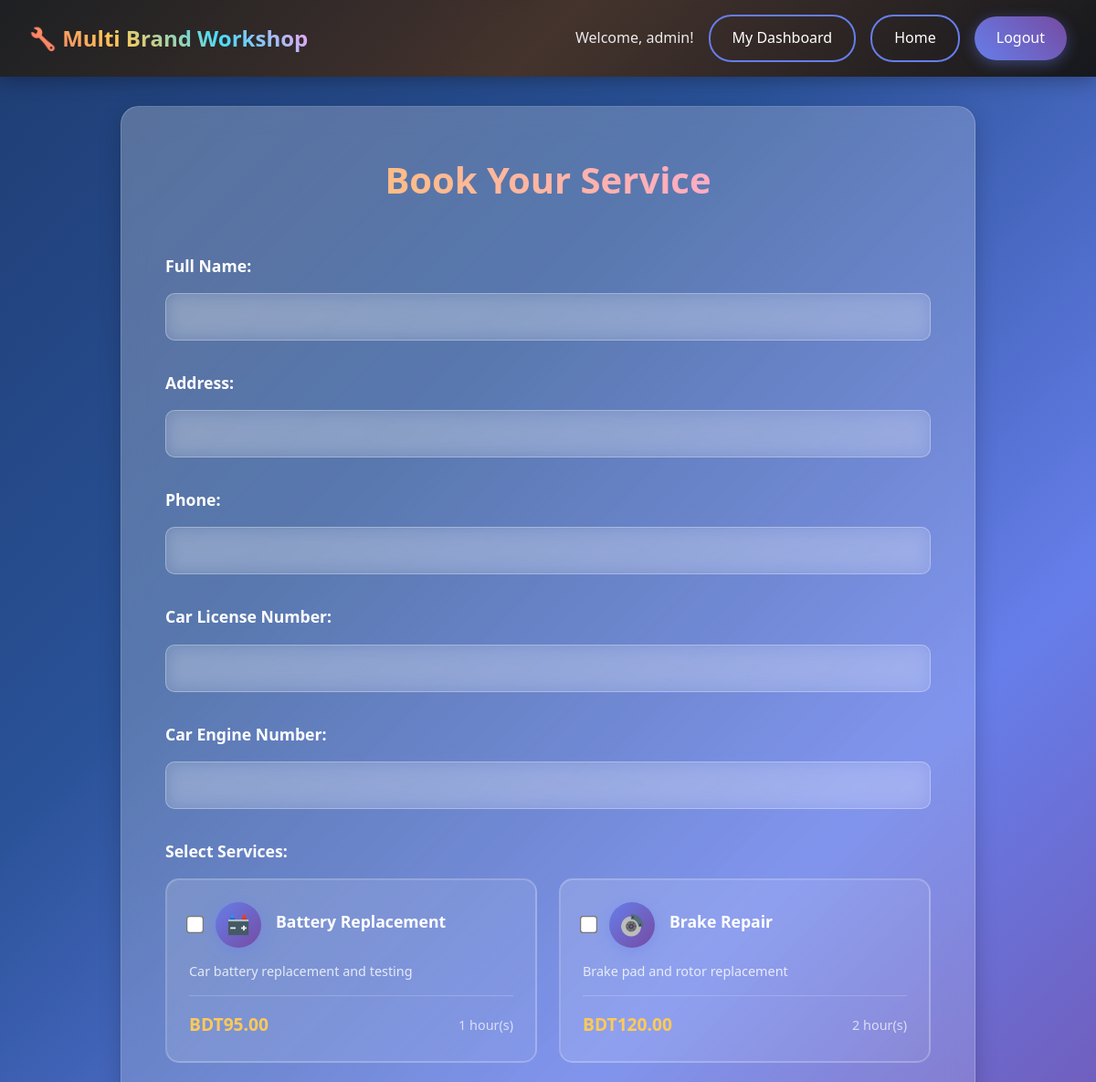
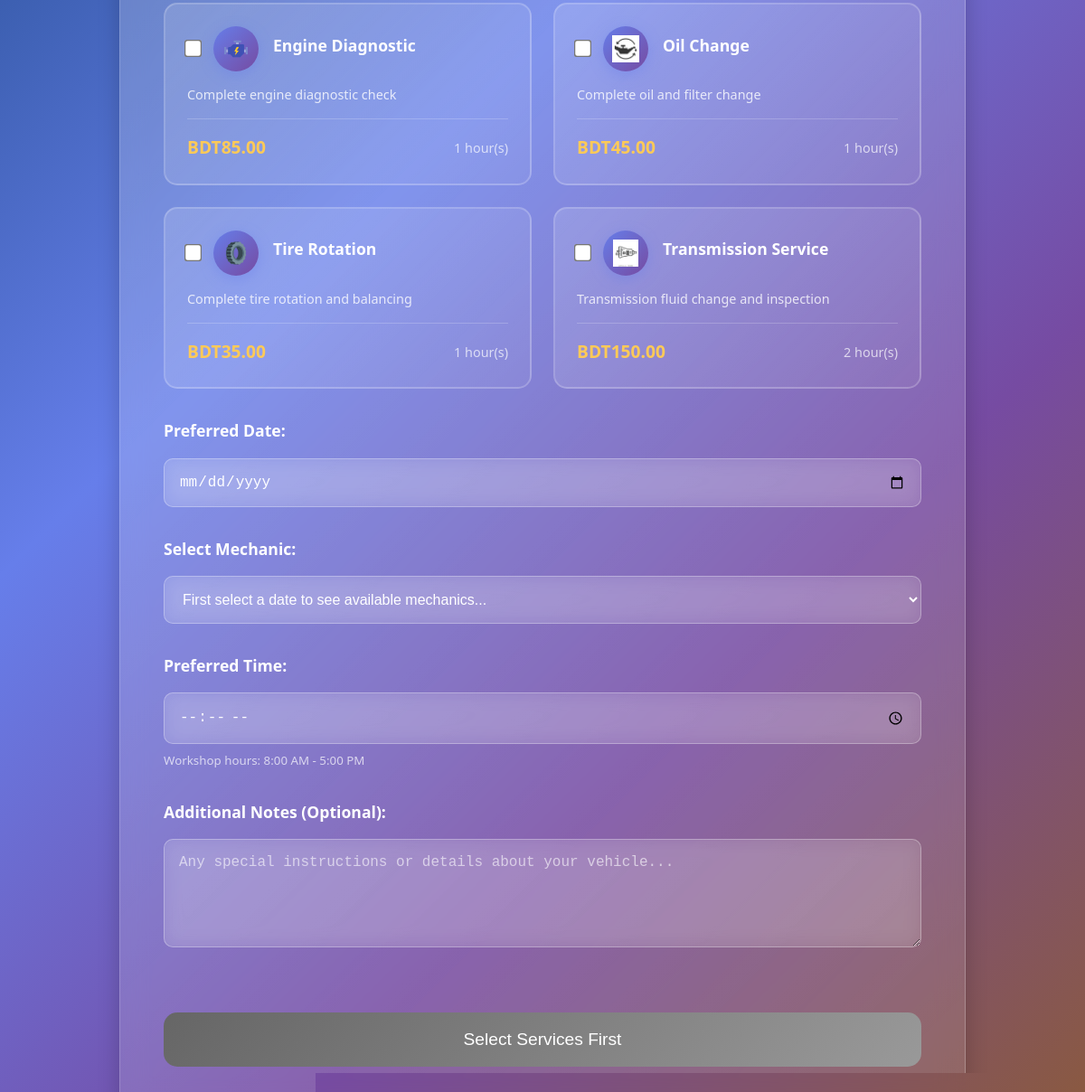
Screenshot of /booking.php (signed in) with the database file from the repository (2 pictures, top to bottom).
### tables this page shows
CREATE TABLE repair_services (
    id INT AUTO_INCREMENT PRIMARY KEY,
    service_name VARCHAR(100) NOT NULL,
    description TEXT,
    price DECIMAL(10,2) NOT NULL,
    duration_hours INT NOT NULL,
    status ENUM('available', 'unavailable') DEFAULT 'available',
    created_at TIMESTAMP DEFAULT CURRENT_TIMESTAMP
);

### booking.php (the view, shortened to what this page needs)
<?php
require_once 'config.php';
$stmt = $pdo->query("SELECT * FROM repair_services WHERE status = 'available' ORDER BY service_name");
$services = $stmt->fetchAll();
$service_icons = [
    'Oil Change' => 'oil change.jpg',
    'Brake Repair' => 'brake-discs.png',
    'Engine Diagnostic' => 'engine.png',
    'Transmission Service' => 'transmission service.webp',
    'Battery Replacement' => 'car-battery.png',
    'Tire Rotation' => 'tire.png'
];
?>
<!DOCTYPE html>
<html lang="en">
<head>
</head>
<body>
    <header class="header">
        <nav class="nav">
            <div class="logo">🔧 Multi Brand Workshop</div>
            <div class="nav-buttons">
                <span>Welcome, <?php echo htmlspecialchars($_SESSION['username']); ?>!</span>
                <a href="user_panel.php" class="btn btn-secondary">My Dashboard</a>
                <a href="index.php" class="btn btn-secondary">Home</a>
                <a href="logout.php" class="btn btn-primary">Logout</a>
            </div>
        </nav>
    </header>
    <div class="container">
        <div class="booking-form">
            <h1 class="form-title">Book Your Service</h1>
            <form method="POST" id="bookingForm">
                <div class="form-group">
                    <label for="name">Full Name:</label>
                    <input type="text" id="name" name="name" required>
                </div>
                <div class="form-group">
                    <label for="address">Address:</label>
                    <input type="text" id="address" name="address" required>
                </div>
                <div class="form-group">
                    <label for="phone">Phone:</label>
                    <input type="text" id="phone" name="phone" required>
                </div>
                <div class="form-group">
                    <label for="car_license">Car License Number:</label>
                    <input type="text" id="car_license" name="car_license" required>
                </div>
                <div class="form-group">
                    <label for="car_engine">Car Engine Number:</label>
                    <input type="text" id="car_engine" name="car_engine" required>
                </div>
                <div class="form-group">
                    <label>Select Services:</label>
                    <div class="services-grid">
                        <?php foreach ($services as $service): ?>
                            <div class="service-checkbox" onclick="toggleService(this, <?php echo $service['id']; ?>)">
                                <div class="service-header">
                                    <input type="checkbox" name="services[]" value="<?php echo $service['id']; ?>"
                                           data-price="<?php echo $service['price']; ?>"
                                           data-duration="<?php echo $service['duration_hours']; ?>"
                                           data-name="<?php echo htmlspecialchars($service['service_name']); ?>">
                                    <div class="service-image">
                                        <?php if (isset($service_icons[$service['service_name']])): ?>
                                            <img src="<?php echo $service_icons[$service['service_name']]; ?>" alt="<?php echo htmlspecialchars($service['service_name']); ?>">
                                        <?php else: ?>
                                            <img src="maintenance.png" alt="<?php echo htmlspecialchars($service['service_name']); ?>">
                                        <?php endif; ?>
                                    </div>
                                    <div class="service-info">
                                        <div class="service-name"><?php echo htmlspecialchars($service['service_name']); ?></div>
                                    </div>
                                </div>
                                <div class="service-desc"><?php echo htmlspecialchars($service['description']); ?></div>
                                <div class="service-details">
                                    <span class="service-price">BDT<?php echo number_format($service['price'], 2); ?></span>
                                    <span class="service-duration"><?php echo $service['duration_hours']; ?> hour(s)</span>
                                </div>
                            </div>
                        <?php endforeach; ?>
                    </div>
                </div>
                <div class="form-group">
                    <label for="booking_date">Preferred Date:</label>
                    <input type="date" name="booking_date" id="booking_date"
                           min="<?php echo date('Y-m-d'); ?>"
                           value="<?php echo isset($_POST['booking_date']) ? $_POST['booking_date'] : ''; ?>" required>
                </div>
                <div class="form-group">
                    <label for="mechanic_id">Select Mechanic:</label>
                    <select name="mechanic_id" id="mechanic_id" required>
                        <option value="">First select a date to see available mechanics...</option>
                    </select>
                </div>
                <div class="form-group">
                    <label for="booking_time">Preferred Time:</label>
                    <input type="time" name="booking_time" id="booking_time"
                           min="08:00" max="17:00"
                           value="<?php echo isset($_POST['booking_time']) ? $_POST['booking_time'] : ''; ?>" required>
                    <small style="color: rgba(255,255,255,0.7); margin-top: 0.5rem; display: block;">Workshop hours: 8:00 AM - 5:00 PM</small>
                </div>
                <div class="form-group">
                    <label for="notes">Additional Notes (Optional):</label>
                    <textarea name="notes" id="notes" placeholder="Any special instructions or details about your vehicle..."><?php echo isset($_POST['notes']) ? htmlspecialchars($_POST['notes']) : ''; ?></textarea>
                </div>
                <button type="submit" class="btn btn-submit" id="submit-btn" disabled>Select Services and Date First</button>
            </form>
        </div>
    </div>
</body>
</html>

### booking.php (style rules this page uses)
* { margin: 0; padding: 0; box-sizing: border-box; }
body { font-family: 'Segoe UI', Tahoma, Geneva, Verdana, sans-serif; background: linear-gradient(135deg, #1e3c72 0%, #2a5298 25%, #667eea 50%, #764ba2 75%, #8b5a3c 100%); min-height: 100vh; line-height: 1.6; }
.header { background: linear-gradient(135deg, rgba(30,30,30,0.95) 0%, rgba(70,50,40,0.95) 50%, rgba(20,20,20,0.95) 100%); backdrop-filter: blur(10px); color: white; padding: 1rem 0; box-shadow: 0 4px 20px rgba(0,0,0,0.3); }
.nav { max-width: 1200px; margin: 0 auto; display: flex; justify-content: space-between; align-items: center; padding: 0 2rem; }
.logo { font-size: 1.5rem; font-weight: bold; background: linear-gradient(45deg, #ff6b6b, #feca57, #48dbfb, #ff9ff3); -webkit-background-clip: text; -webkit-text-fill-color: transparent; }
.nav-buttons { display: flex; gap: 1rem; align-items: center; color: rgba(255,255,255,0.9); }
.btn { padding: 0.7rem 1.5rem; text-decoration: none; border-radius: 25px; transition: all 0.3s ease; border: none; cursor: pointer; font-weight: 500; }
.btn-primary { background: linear-gradient(45deg, #667eea, #764ba2); color: white; box-shadow: 0 4px 15px rgba(102, 126, 234, 0.4); }
.btn-secondary { background: transparent; color: white; border: 2px solid #667eea; }
.container { max-width: 1000px; margin: 2rem auto; padding: 0 2rem; }
.booking-form { background: linear-gradient(135deg, rgba(255,255,255,0.25), rgba(255,255,255,0.1)); backdrop-filter: blur(15px); border: 1px solid rgba(255,255,255,0.2); padding: 3rem; border-radius: 20px; box-shadow: 0 8px 25px rgba(0,0,0,0.2); color: white; }
.form-title { text-align: center; margin-bottom: 3rem; font-size: 2.5rem; background: linear-gradient(45deg, #feca57, #ff9ff3); -webkit-background-clip: text; -webkit-text-fill-color: transparent; }
.form-group { margin-bottom: 2rem; }
label { display: block; margin-bottom: 1rem; color: white; font-weight: bold; font-size: 1.1rem; }
select, input[type="date"], input[type="time"], textarea, input[type="text"] { width: 100%; padding: 1rem; border: 1px solid rgba(255,255,255,0.3); border-radius: 10px; font-size: 1rem; background: rgba(255,255,255,0.1); color: white; backdrop-filter: blur(10px); transition: all 0.3s ease; }
select option { background: #2a2a2a; color: white; }
input::placeholder, textarea::placeholder { color: rgba(255,255,255,0.6); }
textarea { height: 120px; resize: vertical; }
.services-grid { display: grid; grid-template-columns: repeat(auto-fit, minmax(320px, 1fr)); gap: 1.5rem; margin-top: 1rem; }
.service-checkbox { background: linear-gradient(135deg, rgba(255,255,255,0.15), rgba(255,255,255,0.05)); border: 2px solid rgba(255,255,255,0.2); border-radius: 15px; padding: 1.5rem; transition: all 0.4s ease; cursor: pointer; position: relative; overflow: hidden; }
.service-checkbox::before { content: ''; position: absolute; top: 0; left: 0; right: 0; bottom: 0; background: linear-gradient(135deg, rgba(102,126,234,0.1), rgba(118,75,162,0.1)); opacity: 0; transition: opacity 0.3s ease; }
.service-header { display: flex; align-items: center; margin-bottom: 1rem; position: relative; z-index: 2; }
.service-checkbox input[type="checkbox"] { margin-right: 1rem; transform: scale(1.5); accent-color: #feca57; width: auto; }
.service-image { width: 50px; height: 50px; margin-right: 1rem; border-radius: 50%; background: linear-gradient(135deg, #667eea, #764ba2); display: flex; align-items: center; justify-content: center; box-shadow: 0 4px 15px rgba(102,126,234,0.4); }
.service-image img { width: 30px; height: 30px; object-fit: contain; }
.service-info { flex: 1; position: relative; z-index: 2; }
.service-name { font-weight: bold; color: white; margin-bottom: 0.5rem; font-size: 1.1rem; }
.service-desc { color: rgba(255,255,255,0.8); font-size: 0.9rem; margin-bottom: 1rem; line-height: 1.4; }
.service-details { display: flex; justify-content: space-between; align-items: center; padding-top: 1rem; border-top: 1px solid rgba(255,255,255,0.2); }
.service-price { font-weight: bold; color: #feca57; font-size: 1.2rem; }
.service-duration { color: rgba(255,255,255,0.7); font-size: 0.9rem; }
.btn-submit { background: linear-gradient(135deg, #667eea 0%, #764ba2 100%); color: white; padding: 1.2rem 2.5rem; font-size: 1.2rem; width: 100%; margin-top: 2rem; border-radius: 15px; transition: all 0.3s ease; }
.btn-submit:disabled { background: linear-gradient(135deg, #666, #999); cursor: not-allowed; transform: none; box-shadow: none; }

### rows the page displays
repair_services: shows a picture, service_name "Battery Replacement", description "Car battery replacement and testing", price "95.00", duration_hours "1"
repair_services: shows a picture, service_name "Brake Repair", description "Brake pad and rotor replacement", price "120.00", duration_hours "2"
repair_services: shows a picture, service_name "Engine Diagnostic", description "Complete engine diagnostic check", price "85.00", duration_hours "1"
repair_services: shows a picture, service_name "Oil Change", description "Complete oil and filter change", price "45.00", duration_hours "1"
repair_services: shows a picture, service_name "Tire Rotation", description "Complete tire rotation and balancing", price "35.00", duration_hours "1"
repair_services: shows a picture, service_name "Transmission Service", description "Transmission fluid change and inspection", price "150.00", duration_hours "2"

### other values shown
$_SESSION['username'] "admin"
